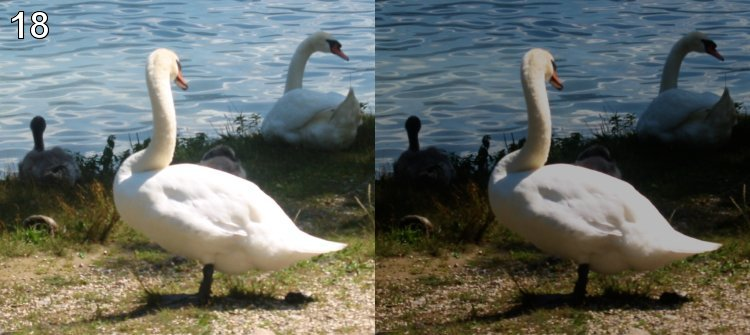
#> input picture balloons.jpg, 750 x 335 px
$ python 18.py
#> lines starting #> are read from the running program, lines starting #| are printed output that depends on the picture
from PIL import Image, ImageEnhance
import zipfile
import gzip
import difflib


im = Image.open('./balloons.jpg', 'r')
#> im is the input picture: PIL image 750x335 RGB; mean R, G, B 100.5, 105.4, 99.9

im_l = im.crop((0, 0, 375, 335))
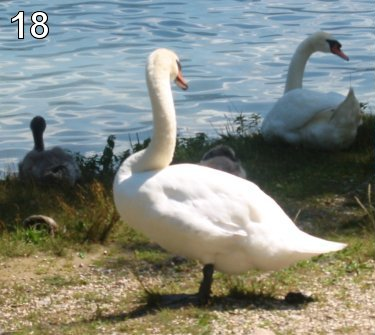
#> im_l: PIL image 375x335 RGB; mean R, G, B 130.3, 135.7, 128
im_r = im.crop((375, 0, 750, 335))
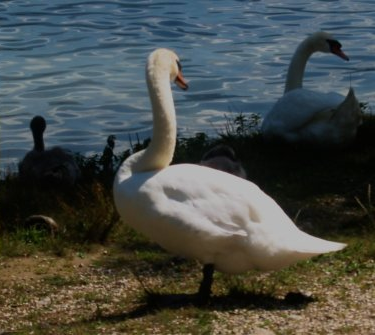
#> im_r: PIL image 375x335 RGB; mean R, G, B 70.6, 75.1, 71.8

#> (the run stopped early here; a loop or call above may not have finished)

$ run again, with cave.jpg copied over balloons.jpg
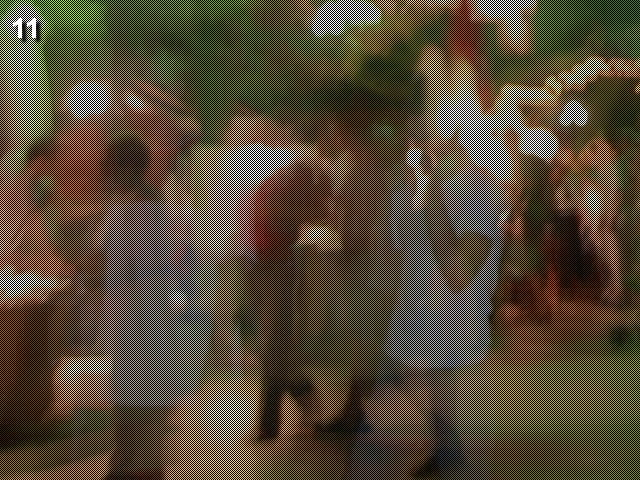
#> input picture cave.jpg, 640 x 480 px
#> im is the input picture: PIL image 640x480 RGB; mean R, G, B 85.8, 73.7, 57.3
#> `im_l = im.crop((0, 0, 375, 335))`:
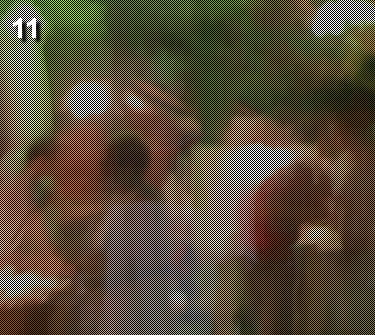
#> im_l: PIL image 375x335 RGB; mean R, G, B 89, 77.1, 60.2
#> `im_r = im.crop((375, 0, 750, 335))`:
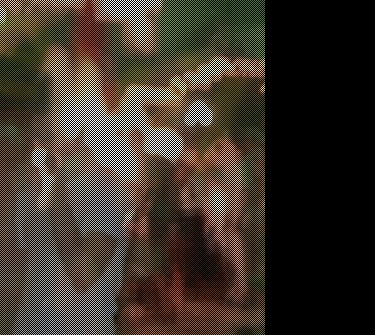
#> im_r: PIL image 375x335 RGB; mean R, G, B 61.4, 52.7, 41.4

$ run again, with good.jpg copied over balloons.jpg
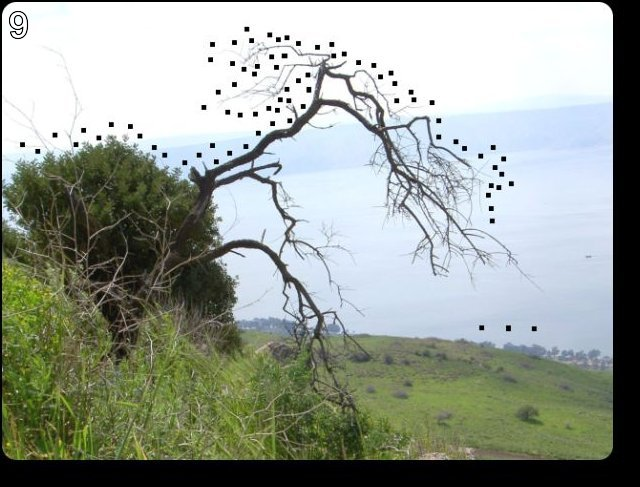
#> input picture good.jpg, 640 x 487 px
#> im is the input picture: PIL image 640x487 RGB; mean R, G, B 151.9, 159.2, 150.1
#> `im_l = im.crop((0, 0, 375, 335))`:
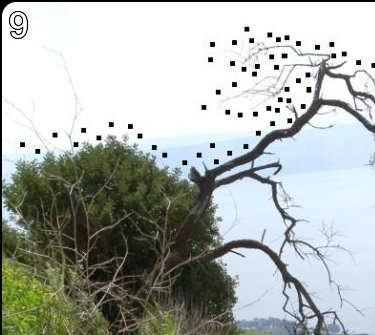
#> im_l: PIL image 375x335 RGB; mean R, G, B 173.8, 179.1, 175.2
#> `im_r = im.crop((375, 0, 750, 335))`:
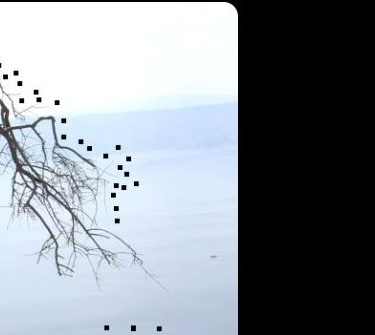
#> im_r: PIL image 375x335 RGB; mean R, G, B 137.2, 143.3, 150.5

$ run again, with unreal.jpg copied over balloons.jpg
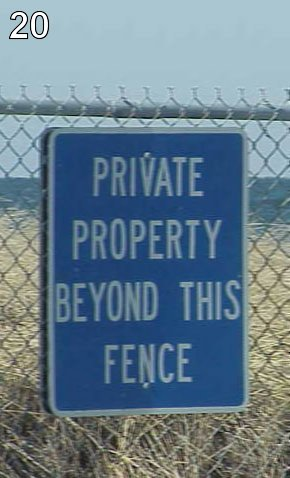
#> input picture unreal.jpg, 290 x 478 px
#> im is the input picture: PIL image 290x478 RGB; mean R, G, B 103.8, 125.9, 140.5
#> `im_l = im.crop((0, 0, 375, 335))`:
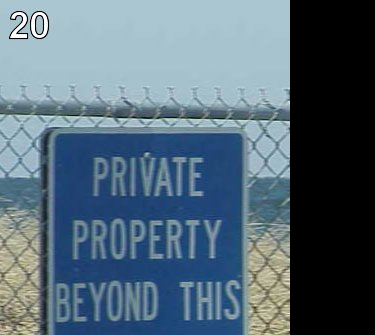
#> im_l: PIL image 375x335 RGB; mean R, G, B 84.5, 105, 119.4
#> im_r: PIL image 375x335 RGB; every value is 0
